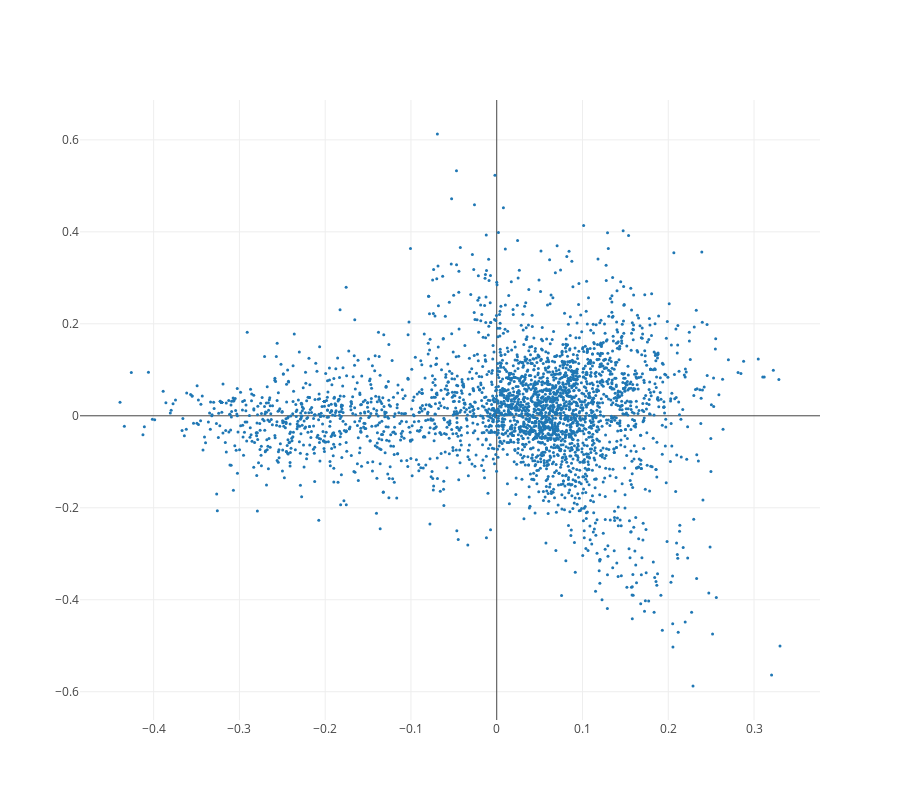

Notebook code for this chart:
### Code cell
plot_lsa2D(-1*dls[:,1], dls[:,2])

### Figure 1 — Plotly figure (JSON) as saved in the notebook; plotly's stock layout.template omitted (floating-point values rounded to 4 significant figures; data arrays with more than 128 entries replaced by an {"elided": "..."} marker saying what was removed)
{"data": [{"marker": {"size": 3}, "mode": "markers+text", "name": "Markers and Text", "type": "scatter", "x": {"elided": "3229 float values"}, "y": {"elided": "3229 float values"}}], "layout": {"height": 800, "xaxis": {"autorange": true, "range": [-0.4873, 0.3784], "type": "linear"}, "yaxis": {"autorange": true, "range": [-0.6615, 0.6866], "type": "linear"}}}
